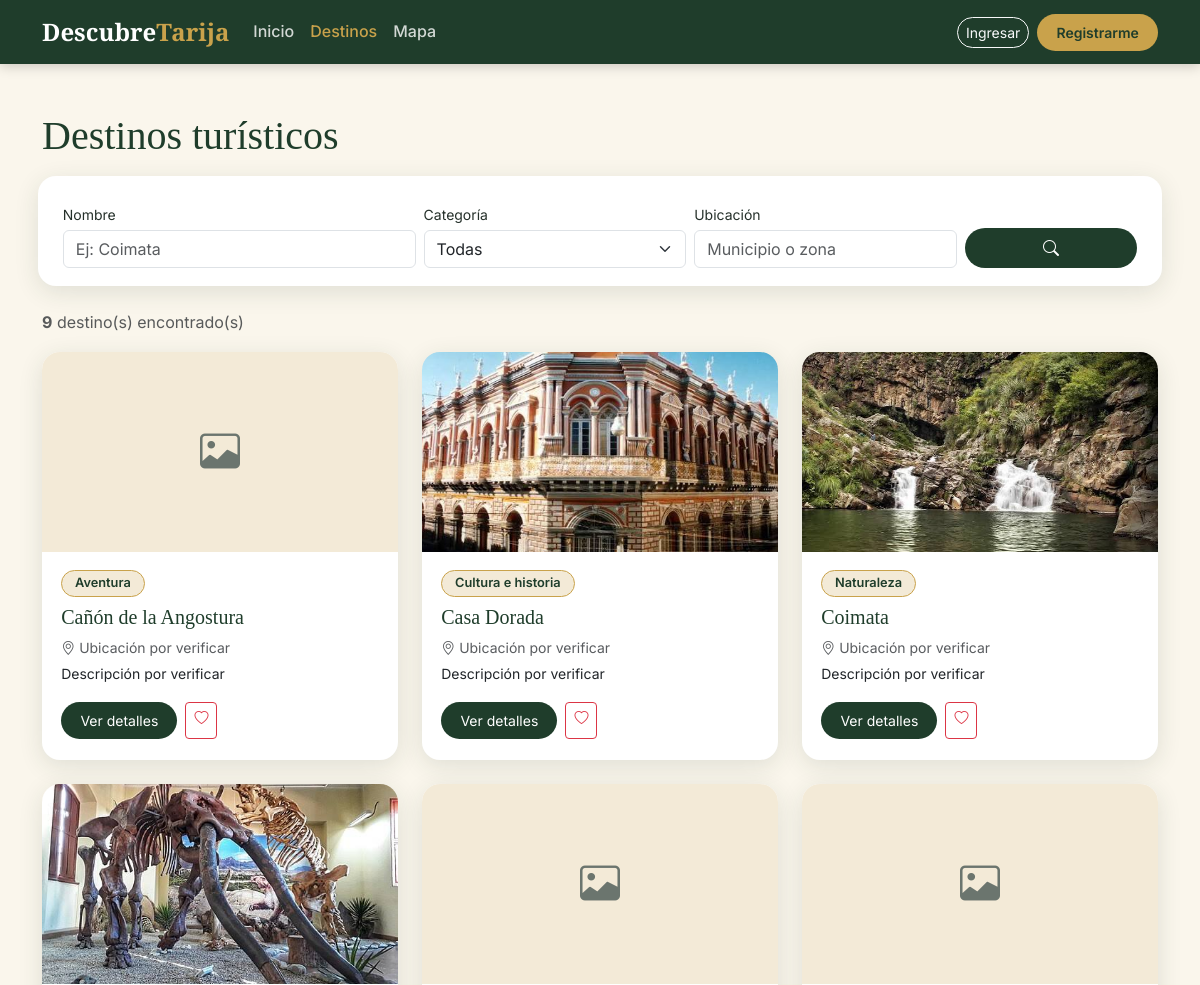
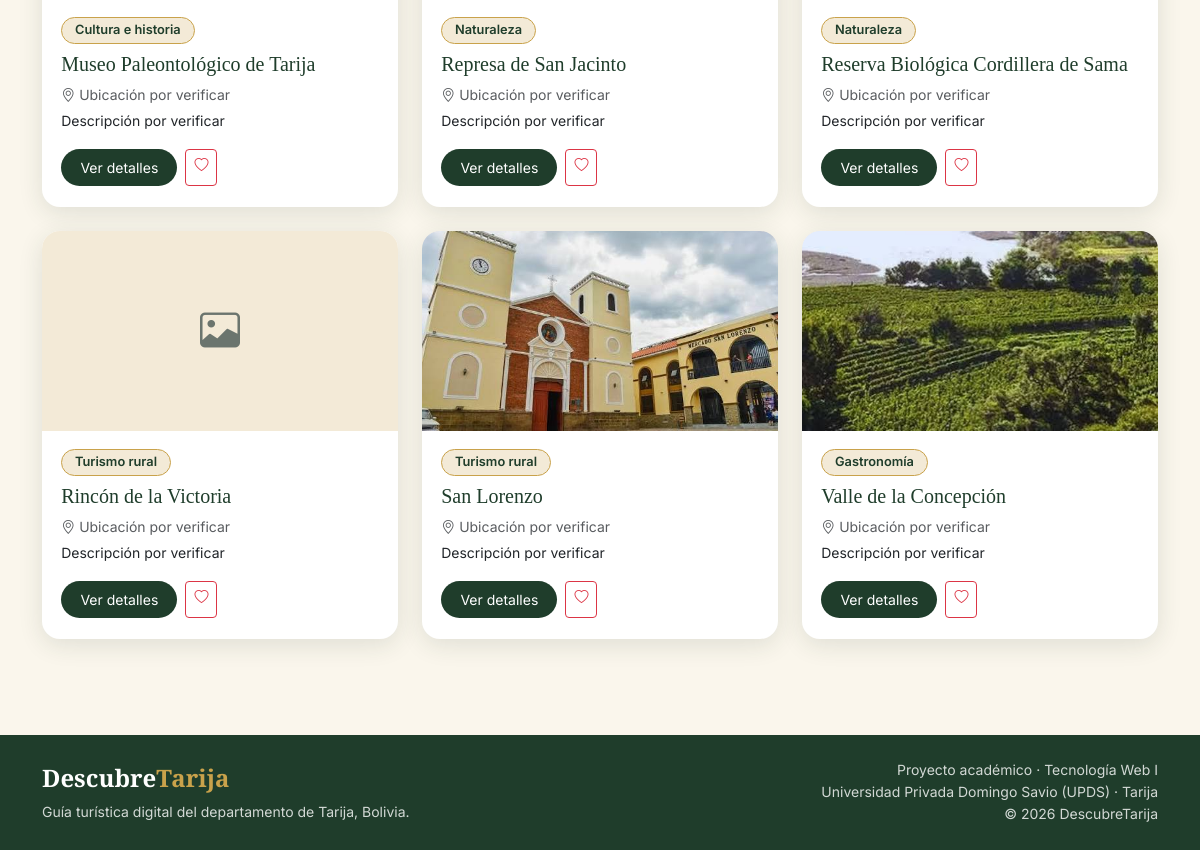
The page /destinos.php on the database its author committed (2 pictures, top to bottom).
### tables this page shows
CREATE TABLE destinos (
  id INT AUTO_INCREMENT PRIMARY KEY,
  nombre VARCHAR(80) NOT NULL UNIQUE,
  descripcion TEXT NULL,
  ubicacion VARCHAR(100) NULL,
  latitud DECIMAL(9,6) NULL,
  longitud DECIMAL(9,6) NULL,
  categoria_id INT NULL,
  destacado BOOLEAN NOT NULL DEFAULT FALSE,
  verificado BOOLEAN NOT NULL DEFAULT FALSE,
  CONSTRAINT fk_destino_categoria
    FOREIGN KEY (categoria_id) REFERENCES categorias(id)
);

CREATE TABLE categorias (
  id INT AUTO_INCREMENT PRIMARY KEY,
  nombre VARCHAR(40) NOT NULL UNIQUE,
  descripcion VARCHAR(200) NULL
);

### www/includes/funciones.php (called while the page is built, shortened)
<?php
function e($texto): string
{
    return htmlspecialchars((string) $texto, ENT_QUOTES, 'UTF-8');
}
function esta_logueado(): bool
{
    return isset($_SESSION['usuario']);
}
function dato($texto, string $vacio = 'Por verificar'): string
{
    $texto = trim((string) $texto);
    return ($texto === '' || strcasecmp($texto, 'POR VERIFICAR') === 0) ? $vacio : $texto;
}
function foto_url(?string $ruta): ?string
{
    if (!$ruta || str_contains($ruta, '..')) {
        return null;
    }
    $ruta = ltrim($ruta, '/');
    return is_file(__DIR__ . '/../' . $ruta) ? '/' . $ruta : null;
}

### www/includes/tarjeta_destino.php (the view)
<?php
$foto   = foto_url($d['foto'] ?? null);
$es_fav = in_array((int) $d['id'], favoritos_ids($pdo), true);
?>
<div class="col-12 col-md-6 col-lg-4">
  <div class="card tarjeta-destino">
    <?php if ($foto): ?>
      <div class="foto" style="background-image:url('<?= e($foto) ?>')" role="img" aria-label="<?= e($d['nombre']) ?>"></div>
    <?php else: ?>
      <div class="foto"><i class="bi bi-image fs-1"></i></div>
    <?php endif; ?>
    <div class="card-body d-flex flex-column">
      <div><span class="chip-categoria"><?= e($d['categoria'] ?? 'Sin categoría') ?></span></div>
      <h3 class="card-title mt-2"><?= e($d['nombre']) ?></h3>
      <p class="small text-muted mb-1">
        <i class="bi bi-geo-alt"></i> <?= e(dato($d['ubicacion'], 'Ubicación por verificar')) ?>
      </p>
      <p class="small"><?= e(mb_strimwidth(dato($d['descripcion'], 'Descripción por verificar'), 0, 110, '…')) ?></p>
      <div class="mt-auto d-flex gap-2">
        <a href="/detalle.php?id=<?= (int) $d['id'] ?>" class="btn btn-verde btn-sm">Ver detalles</a>
        <?php if (esta_logueado()): ?>
          <form method="post" action="/favorito.php" class="d-inline">
            <?= csrf_campo() ?>
            <input type="hidden" name="destino_id" value="<?= (int) $d['id'] ?>">
            <input type="hidden" name="accion" value="<?= $es_fav ? 'quitar' : 'agregar' ?>">
            <input type="hidden" name="volver" value="<?= e($_SERVER['REQUEST_URI'] ?? '/destinos.php') ?>">
            <button type="submit" class="btn btn-sm <?= $es_fav ? 'btn-danger' : 'btn-outline-danger' ?>"
                    title="<?= $es_fav ? 'Quitar de favoritos' : 'Guardar en favoritos' ?>"
                    aria-label="<?= $es_fav ? 'Quitar de favoritos' : 'Guardar en favoritos' ?>">
              <i class="bi <?= $es_fav ? 'bi-heart-fill' : 'bi-heart' ?>"></i>
            </button>
          </form>
        <?php else: ?>
          <a class="btn btn-outline-danger btn-sm" href="/login.php"
             title="Inicia sesión para guardar favoritos" aria-label="Inicia sesión para guardar favoritos">
            <i class="bi bi-heart"></i>
          </a>
        <?php endif; ?>
      </div>
    </div>
  </div>
</div>

### www/destinos.php (shortened to what this page needs)
<?php
require __DIR__ . '/includes/conexion.php';
require_once __DIR__ . '/includes/funciones.php';
$q    = trim($_GET['q']    ?? '');
$ubic = trim($_GET['ubic'] ?? '');
$donde  = [];
$params = [];
$sql = SQL_DESTINOS . ($donde ? ' WHERE ' . implode(' AND ', $donde) : '') . ' ORDER BY d.nombre';
$consulta = $pdo->prepare($sql);
$consulta->execute($params);
$destinos = $consulta->fetchAll();
require __DIR__ . '/includes/header.php';
?>
<div class="container py-5">
  <h1 class="mb-4">Destinos turísticos</h1>
  <form class="filtros row g-2 align-items-end mb-4" method="get" action="/destinos.php">
    <div class="col-12 col-md-4">
      <label class="form-label small mb-1" for="q">Nombre</label>
      <input id="q" type="search" name="q" class="form-control" value="<?= e($q) ?>" placeholder="Ej: Coimata">
    </div>
    <div class="col-12 col-md-3">
      <label class="form-label small mb-1" for="cat">Categoría</label>
      <select id="cat" name="cat" class="form-select">
        <option value="0">Todas</option>
      </select>
    </div>
    <div class="col-12 col-md-3">
      <label class="form-label small mb-1" for="ubic">Ubicación</label>
      <input id="ubic" type="text" name="ubic" class="form-control" value="<?= e($ubic) ?>" placeholder="Municipio o zona">
    </div>
    <div class="col-12 col-md-2 d-flex gap-2">
      <button class="btn btn-verde flex-grow-1" type="submit"><i class="bi bi-search"></i></button>
    </div>
  </form>
  <p class="text-muted"><b><?= count($destinos) ?></b> destino(s) encontrado(s)</p>
  <?php if ($destinos): ?>
    <div class="row g-4">
      <?php foreach ($destinos as $d): ?>
        <?php require __DIR__ . '/includes/tarjeta_destino.php'; ?>
      <?php endforeach; ?>
    </div>
  <?php endif; ?>
</div>
<?php require __DIR__ . '/includes/footer.php'; ?>

### www/assets/css/tarija.css (style rules this page uses)
:root { --verde: #1f3d2b; --verde-medio: #2f5d44; --beige: #f3ead7; --beige-claro: #faf6ec; --dorado: #c9a24b; --dorado-oscuro: #a9852f; --blanco: #ffffff; --texto: #25302a; --gris: #6b756e; --radio: 18px; --sombra: 0 6px 24px rgba(31, 61, 43, .12); }
body { font-family: 'Inter', system-ui, -apple-system, "Segoe UI", sans-serif; color: var(--texto); background: var(--beige-claro); line-height: 1.6; }
h1, h2, h3, h4, .logo { font-family: 'Playfair Display', Georgia, serif; }
h1, h2, h3 { color: var(--verde); }
a { color: var(--verde-medio); }
.btn-verde { background: var(--verde); color: var(--blanco); border: 0; border-radius: 999px; padding: .5rem 1.2rem; transition: transform .2s, background .2s; }
.tarjeta-destino { background: var(--blanco); border: 0; border-radius: var(--radio); overflow: hidden; box-shadow: var(--sombra); transition: transform .25s, box-shadow .25s; height: 100%; }
.tarjeta-destino .foto { height: 200px; background: var(--beige) center / cover no-repeat; display: flex; align-items: center; justify-content: center; color: var(--gris); }
.tarjeta-destino .card-body { padding: 1.1rem 1.2rem 1.3rem; }
.tarjeta-destino .card-title { font-size: 1.25rem; color: var(--verde); }
.chip-categoria { display: inline-block; background: var(--beige); color: var(--verde); border: 1px solid var(--dorado); border-radius: 999px; padding: .15rem .8rem; font-size: .8rem; font-weight: 600; text-decoration: none; }
.filtros { background: var(--blanco); border-radius: var(--radio); box-shadow: var(--sombra); padding: 1.1rem 1.3rem; }

### rows shown on the page
destinos: categoria.nombre "Aventura", nombre "Cañón de la Angostura", ubicacion "Ubicación por verificar", descripcion+ubicacion "Descripción por verificar"
destinos: shows a picture, categoria.nombre "Cultura e historia", nombre "Casa Dorada", ubicacion "Ubicación por verificar", descripcion+ubicacion "Descripción por verificar"
destinos: shows a picture, categoria.nombre "Naturaleza", nombre "Coimata", ubicacion "Ubicación por verificar", descripcion+ubicacion "Descripción por verificar"
destinos: shows a picture, categoria.nombre "Cultura e historia", nombre "Museo Paleontológico de Tarija", ubicacion "Ubicación por verificar", descripcion+ubicacion "Descripción por verificar"
destinos: categoria.nombre "Naturaleza", nombre "Represa de San Jacinto", ubicacion "Ubicación por verificar", descripcion+ubicacion "Descripción por verificar"
destinos: categoria.nombre "Naturaleza", nombre "Reserva Biológica Cordillera de Sama", ubicacion "Ubicación por verificar", descripcion+ubicacion "Descripción por verificar"
destinos: categoria.nombre "Turismo rural", nombre "Rincón de la Victoria", ubicacion "Ubicación por verificar", descripcion+ubicacion "Descripción por verificar"
destinos: shows a picture, categoria.nombre "Turismo rural", nombre "San Lorenzo", ubicacion "Ubicación por verificar", descripcion+ubicacion "Descripción por verificar"
destinos: shows a picture, categoria.nombre "Gastronomía", nombre "Valle de la Concepción", ubicacion "Ubicación por verificar", descripcion+ubicacion "Descripción por verificar"

### other values the page prints
count($destinos) "9"
